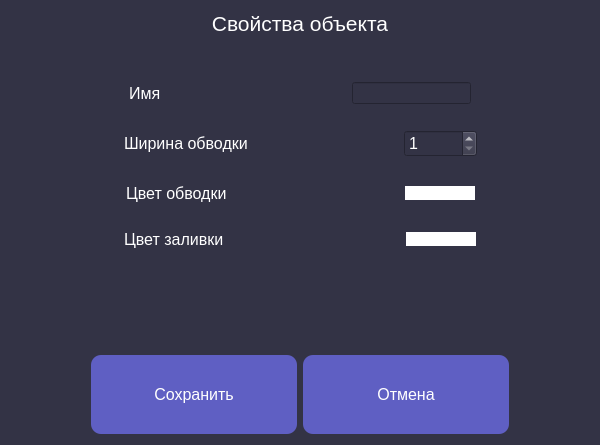
<?xml version="1.0" encoding="UTF-8"?>
<ui version="4.0">
 <class>Form</class>
 <widget class="QWidget" name="Form">
  <property name="geometry">
   <rect>
    <x>0</x>
    <y>0</y>
    <width>600</width>
    <height>445</height>
   </rect>
  </property>
  <property name="minimumSize">
   <size>
    <width>600</width>
    <height>0</height>
   </size>
  </property>
  <property name="windowTitle">
   <string>Form</string>
  </property>
  <property name="styleSheet">
   <string notr="true">QWidget {
    background-color: #333345;
}

QColorDialog QLabel {
    color: white;
    font-size: 16px;
}

QColorDialog QSpinBox {
    color: white;
    font-size: 16px;
}

QColorDialog QLineEdit {
    color: white;
    font-size: 16px;
}

QColorDialog {
    background-color: #333345;
    color: white;
}

QColorDialog QPushButton {
    background-color: #5f5fc3; 
    border-style: none; 
    border-radius: 10px; 
    padding: 10px; 
    color: white; 
    font-size: 16px
}

QColorDialog QPushButton:hover {
    background-color: #7c7cff;
}
</string>
  </property>
  <layout class="QGridLayout" name="gridLayout">
   <item row="11" column="1">
    <layout class="QHBoxLayout" name="horizontalLayout_6">
     <item>
      <spacer name="horizontalSpacer_12">
       <property name="orientation">
        <enum>Qt::Horizontal</enum>
       </property>
       <property name="sizeHint" stdset="0">
        <size>
         <width>40</width>
         <height>20</height>
        </size>
       </property>
      </spacer>
     </item>
     <item>
      <widget class="QLabel" name="filler_color_label">
       <property name="font">
        <font>
         <pointsize>12</pointsize>
        </font>
       </property>
       <property name="styleSheet">
        <string notr="true">color: white;</string>
       </property>
       <property name="text">
        <string>Цвет заливки      </string>
       </property>
      </widget>
     </item>
     <item>
      <spacer name="horizontalSpacer_13">
       <property name="orientation">
        <enum>Qt::Horizontal</enum>
       </property>
       <property name="sizeType">
        <enum>QSizePolicy::Fixed</enum>
       </property>
       <property name="sizeHint" stdset="0">
        <size>
         <width>150</width>
         <height>20</height>
        </size>
       </property>
      </spacer>
     </item>
     <item>
      <widget class="QLabel" name="filler_color">
       <property name="sizePolicy">
        <sizepolicy hsizetype="Fixed" vsizetype="Fixed">
         <horstretch>0</horstretch>
         <verstretch>0</verstretch>
        </sizepolicy>
       </property>
       <property name="minimumSize">
        <size>
         <width>70</width>
         <height>0</height>
        </size>
       </property>
       <property name="styleSheet">
        <string notr="true">background-color: white;</string>
       </property>
       <property name="text">
        <string/>
       </property>
      </widget>
     </item>
     <item>
      <spacer name="horizontalSpacer_14">
       <property name="orientation">
        <enum>Qt::Horizontal</enum>
       </property>
       <property name="sizeHint" stdset="0">
        <size>
         <width>40</width>
         <height>20</height>
        </size>
       </property>
      </spacer>
     </item>
    </layout>
   </item>
   <item row="13" column="1">
    <spacer name="verticalSpacer">
     <property name="orientation">
      <enum>Qt::Vertical</enum>
     </property>
     <property name="sizeHint" stdset="0">
      <size>
       <width>20</width>
       <height>40</height>
      </size>
     </property>
    </spacer>
   </item>
   <item row="10" column="1">
    <spacer name="verticalSpacer_4">
     <property name="orientation">
      <enum>Qt::Vertical</enum>
     </property>
     <property name="sizeType">
      <enum>QSizePolicy::Fixed</enum>
     </property>
     <property name="sizeHint" stdset="0">
      <size>
       <width>20</width>
       <height>20</height>
      </size>
     </property>
    </spacer>
   </item>
   <item row="5" column="1">
    <layout class="QHBoxLayout" name="horizontalLayout_4">
     <item>
      <spacer name="horizontalSpacer_6">
       <property name="orientation">
        <enum>Qt::Horizontal</enum>
       </property>
       <property name="sizeHint" stdset="0">
        <size>
         <width>40</width>
         <height>20</height>
        </size>
       </property>
      </spacer>
     </item>
     <item>
      <widget class="QLabel" name="name_label">
       <property name="font">
        <font>
         <pointsize>12</pointsize>
        </font>
       </property>
       <property name="styleSheet">
        <string notr="true">color: white;</string>
       </property>
       <property name="text">
        <string>Имя        </string>
       </property>
      </widget>
     </item>
     <item>
      <spacer name="horizontalSpacer_7">
       <property name="orientation">
        <enum>Qt::Horizontal</enum>
       </property>
       <property name="sizeType">
        <enum>QSizePolicy::Fixed</enum>
       </property>
       <property name="sizeHint" stdset="0">
        <size>
         <width>150</width>
         <height>20</height>
        </size>
       </property>
      </spacer>
     </item>
     <item>
      <widget class="QLineEdit" name="name">
       <property name="styleSheet">
        <string notr="true">color: white;</string>
       </property>
      </widget>
     </item>
     <item>
      <spacer name="horizontalSpacer_8">
       <property name="orientation">
        <enum>Qt::Horizontal</enum>
       </property>
       <property name="sizeHint" stdset="0">
        <size>
         <width>40</width>
         <height>20</height>
        </size>
       </property>
      </spacer>
     </item>
    </layout>
   </item>
   <item row="3" column="1">
    <widget class="QLabel" name="label_4">
     <property name="font">
      <font>
       <pointsize>16</pointsize>
      </font>
     </property>
     <property name="styleSheet">
      <string notr="true">color: white; </string>
     </property>
     <property name="text">
      <string>Свойства объекта</string>
     </property>
     <property name="alignment">
      <set>Qt::AlignCenter</set>
     </property>
    </widget>
   </item>
   <item row="12" column="1">
    <spacer name="verticalSpacer_5">
     <property name="orientation">
      <enum>Qt::Vertical</enum>
     </property>
     <property name="sizeType">
      <enum>QSizePolicy::Fixed</enum>
     </property>
     <property name="sizeHint" stdset="0">
      <size>
       <width>20</width>
       <height>20</height>
      </size>
     </property>
    </spacer>
   </item>
   <item row="7" column="1">
    <layout class="QHBoxLayout" name="horizontalLayout_2">
     <item>
      <spacer name="horizontalSpacer">
       <property name="orientation">
        <enum>Qt::Horizontal</enum>
       </property>
       <property name="sizeHint" stdset="0">
        <size>
         <width>40</width>
         <height>20</height>
        </size>
       </property>
      </spacer>
     </item>
     <item>
      <widget class="QLabel" name="stroke_width_label">
       <property name="font">
        <font>
         <pointsize>12</pointsize>
        </font>
       </property>
       <property name="styleSheet">
        <string notr="true">color: white;</string>
       </property>
       <property name="text">
        <string>Ширина обводки</string>
       </property>
      </widget>
     </item>
     <item>
      <spacer name="horizontalSpacer_5">
       <property name="orientation">
        <enum>Qt::Horizontal</enum>
       </property>
       <property name="sizeType">
        <enum>QSizePolicy::Fixed</enum>
       </property>
       <property name="sizeHint" stdset="0">
        <size>
         <width>150</width>
         <height>20</height>
        </size>
       </property>
      </spacer>
     </item>
     <item>
      <widget class="QSpinBox" name="stroke_width">
       <property name="sizePolicy">
        <sizepolicy hsizetype="Fixed" vsizetype="Fixed">
         <horstretch>0</horstretch>
         <verstretch>0</verstretch>
        </sizepolicy>
       </property>
       <property name="styleSheet">
        <string notr="true">color: white; font-size: 16px;</string>
       </property>
       <property name="minimum">
        <number>1</number>
       </property>
       <property name="maximum">
        <number>15000</number>
       </property>
      </widget>
     </item>
     <item>
      <spacer name="horizontalSpacer_3">
       <property name="orientation">
        <enum>Qt::Horizontal</enum>
       </property>
       <property name="sizeHint" stdset="0">
        <size>
         <width>40</width>
         <height>20</height>
        </size>
       </property>
      </spacer>
     </item>
    </layout>
   </item>
   <item row="14" column="1">
    <layout class="QHBoxLayout" name="horizontalLayout_3">
     <item>
      <spacer name="horizontalSpacer_2">
       <property name="orientation">
        <enum>Qt::Horizontal</enum>
       </property>
       <property name="sizeType">
        <enum>QSizePolicy::Fixed</enum>
       </property>
       <property name="sizeHint" stdset="0">
        <size>
         <width>80</width>
         <height>20</height>
        </size>
       </property>
      </spacer>
     </item>
     <item>
      <widget class="QPushButton" name="ok">
       <property name="sizePolicy">
        <sizepolicy hsizetype="Preferred" vsizetype="Preferred">
         <horstretch>0</horstretch>
         <verstretch>0</verstretch>
        </sizepolicy>
       </property>
       <property name="font">
        <font>
         <pointsize>12</pointsize>
        </font>
       </property>
       <property name="styleSheet">
        <string notr="true">.QPushButton {
	background-color: #5f5fc3; 
    border-style: none; 
    border-radius: 10px; 
    padding: 30px; 
    color: white
}

.QPushButton:hover {
    background-color: #7c7cff;
}</string>
       </property>
       <property name="text">
        <string>Сохранить</string>
       </property>
      </widget>
     </item>
     <item>
      <widget class="QPushButton" name="cancel">
       <property name="font">
        <font>
         <pointsize>12</pointsize>
        </font>
       </property>
       <property name="styleSheet">
        <string notr="true">.QPushButton {
	background-color: #5f5fc3; 
    border-style: none; 
    border-radius: 10px; 
    padding: 30px; 
    color: white
}

.QPushButton:hover {
    background-color: #7c7cff;
}</string>
       </property>
       <property name="text">
        <string>Отмена</string>
       </property>
      </widget>
     </item>
     <item>
      <spacer name="horizontalSpacer_4">
       <property name="orientation">
        <enum>Qt::Horizontal</enum>
       </property>
       <property name="sizeType">
        <enum>QSizePolicy::Fixed</enum>
       </property>
       <property name="sizeHint" stdset="0">
        <size>
         <width>80</width>
         <height>20</height>
        </size>
       </property>
      </spacer>
     </item>
    </layout>
   </item>
   <item row="4" column="1">
    <spacer name="verticalSpacer_2">
     <property name="orientation">
      <enum>Qt::Vertical</enum>
     </property>
     <property name="sizeType">
      <enum>QSizePolicy::Fixed</enum>
     </property>
     <property name="sizeHint" stdset="0">
      <size>
       <width>20</width>
       <height>40</height>
      </size>
     </property>
    </spacer>
   </item>
   <item row="9" column="1">
    <layout class="QHBoxLayout" name="horizontalLayout_5">
     <item>
      <spacer name="horizontalSpacer_9">
       <property name="orientation">
        <enum>Qt::Horizontal</enum>
       </property>
       <property name="sizeHint" stdset="0">
        <size>
         <width>40</width>
         <height>20</height>
        </size>
       </property>
      </spacer>
     </item>
     <item>
      <widget class="QLabel" name="stroke_color_label">
       <property name="font">
        <font>
         <pointsize>12</pointsize>
        </font>
       </property>
       <property name="styleSheet">
        <string notr="true">color: white;</string>
       </property>
       <property name="text">
        <string>Цвет обводки     </string>
       </property>
      </widget>
     </item>
     <item>
      <spacer name="horizontalSpacer_10">
       <property name="orientation">
        <enum>Qt::Horizontal</enum>
       </property>
       <property name="sizeType">
        <enum>QSizePolicy::Fixed</enum>
       </property>
       <property name="sizeHint" stdset="0">
        <size>
         <width>150</width>
         <height>20</height>
        </size>
       </property>
      </spacer>
     </item>
     <item>
      <widget class="QLabel" name="stroke_color">
       <property name="sizePolicy">
        <sizepolicy hsizetype="Fixed" vsizetype="Fixed">
         <horstretch>0</horstretch>
         <verstretch>0</verstretch>
        </sizepolicy>
       </property>
       <property name="minimumSize">
        <size>
         <width>70</width>
         <height>0</height>
        </size>
       </property>
       <property name="styleSheet">
        <string notr="true">background-color: white;</string>
       </property>
       <property name="text">
        <string/>
       </property>
      </widget>
     </item>
     <item>
      <spacer name="horizontalSpacer_11">
       <property name="orientation">
        <enum>Qt::Horizontal</enum>
       </property>
       <property name="sizeHint" stdset="0">
        <size>
         <width>40</width>
         <height>20</height>
        </size>
       </property>
      </spacer>
     </item>
    </layout>
   </item>
   <item row="8" column="1">
    <spacer name="verticalSpacer_3">
     <property name="orientation">
      <enum>Qt::Vertical</enum>
     </property>
     <property name="sizeType">
      <enum>QSizePolicy::Fixed</enum>
     </property>
     <property name="sizeHint" stdset="0">
      <size>
       <width>20</width>
       <height>20</height>
      </size>
     </property>
    </spacer>
   </item>
   <item row="6" column="1">
    <spacer name="verticalSpacer_6">
     <property name="orientation">
      <enum>Qt::Vertical</enum>
     </property>
     <property name="sizeType">
      <enum>QSizePolicy::Fixed</enum>
     </property>
     <property name="sizeHint" stdset="0">
      <size>
       <width>20</width>
       <height>20</height>
      </size>
     </property>
    </spacer>
   </item>
  </layout>
 </widget>
 <resources/>
 <connections/>
</ui>
